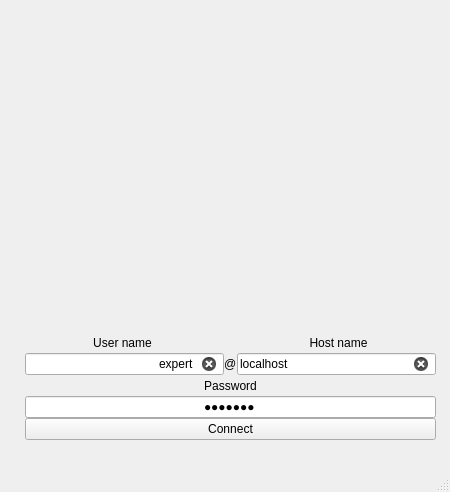
<?xml version="1.0" encoding="UTF-8"?>
<ui version="4.0">
 <class>Welcome</class>
 <widget class="QMainWindow" name="Welcome">
  <property name="geometry">
   <rect>
    <x>0</x>
    <y>0</y>
    <width>450</width>
    <height>491</height>
   </rect>
  </property>
  <property name="sizePolicy">
   <sizepolicy hsizetype="Fixed" vsizetype="Fixed">
    <horstretch>0</horstretch>
    <verstretch>0</verstretch>
   </sizepolicy>
  </property>
  <property name="windowTitle">
   <string>Welcome</string>
  </property>
  <widget class="QWidget" name="centralWidget">
   <property name="sizePolicy">
    <sizepolicy hsizetype="Fixed" vsizetype="Fixed">
     <horstretch>0</horstretch>
     <verstretch>0</verstretch>
    </sizepolicy>
   </property>
   <property name="minimumSize">
    <size>
     <width>450</width>
     <height>470</height>
    </size>
   </property>
   <property name="maximumSize">
    <size>
     <width>450</width>
     <height>470</height>
    </size>
   </property>
   <widget class="QWidget" name="layoutWidget">
    <property name="geometry">
     <rect>
      <x>20</x>
      <y>10</y>
      <width>421</width>
      <height>441</height>
     </rect>
    </property>
    <layout class="QVBoxLayout" name="verticalLayout">
     <property name="spacing">
      <number>0</number>
     </property>
     <property name="leftMargin">
      <number>5</number>
     </property>
     <property name="rightMargin">
      <number>5</number>
     </property>
     <item>
      <widget class="QFrame" name="frame">
       <property name="minimumSize">
        <size>
         <width>200</width>
         <height>200</height>
        </size>
       </property>
       <property name="frameShape">
        <enum>QFrame::NoFrame</enum>
       </property>
       <property name="frameShadow">
        <enum>QFrame::Raised</enum>
       </property>
      </widget>
     </item>
     <item>
      <layout class="QHBoxLayout" name="horizontalLayout">
       <property name="spacing">
        <number>0</number>
       </property>
       <item>
        <widget class="QLabel" name="label">
         <property name="maximumSize">
          <size>
           <width>16777215</width>
           <height>21</height>
          </size>
         </property>
         <property name="text">
          <string>User name</string>
         </property>
         <property name="alignment">
          <set>Qt::AlignCenter</set>
         </property>
        </widget>
       </item>
       <item>
        <widget class="QLabel" name="label_2">
         <property name="maximumSize">
          <size>
           <width>21</width>
           <height>16777215</height>
          </size>
         </property>
         <property name="text">
          <string/>
         </property>
        </widget>
       </item>
       <item>
        <widget class="QLabel" name="label_3">
         <property name="maximumSize">
          <size>
           <width>16777215</width>
           <height>21</height>
          </size>
         </property>
         <property name="text">
          <string>Host name</string>
         </property>
         <property name="alignment">
          <set>Qt::AlignCenter</set>
         </property>
        </widget>
       </item>
      </layout>
     </item>
     <item>
      <layout class="QHBoxLayout" name="horizontalLayout_2">
       <property name="spacing">
        <number>0</number>
       </property>
       <item>
        <widget class="QLineEdit" name="lineEditU">
         <property name="text">
          <string>expert</string>
         </property>
         <property name="alignment">
          <set>Qt::AlignRight|Qt::AlignTrailing|Qt::AlignVCenter</set>
         </property>
         <property name="clearButtonEnabled">
          <bool>true</bool>
         </property>
        </widget>
       </item>
       <item>
        <widget class="QLabel" name="label_4">
         <property name="maximumSize">
          <size>
           <width>16777215</width>
           <height>21</height>
          </size>
         </property>
         <property name="styleSheet">
          <string notr="true">background-color:</string>
         </property>
         <property name="text">
          <string>@</string>
         </property>
        </widget>
       </item>
       <item>
        <widget class="QLineEdit" name="lineEditH">
         <property name="text">
          <string>localhost</string>
         </property>
         <property name="clearButtonEnabled">
          <bool>true</bool>
         </property>
        </widget>
       </item>
      </layout>
     </item>
     <item>
      <widget class="QLabel" name="label_5">
       <property name="maximumSize">
        <size>
         <width>16777215</width>
         <height>21</height>
        </size>
       </property>
       <property name="text">
        <string>Password</string>
       </property>
       <property name="alignment">
        <set>Qt::AlignCenter</set>
       </property>
      </widget>
     </item>
     <item>
      <widget class="QLineEdit" name="lineEditP">
       <property name="text">
        <string>pasword</string>
       </property>
       <property name="echoMode">
        <enum>QLineEdit::Password</enum>
       </property>
       <property name="alignment">
        <set>Qt::AlignCenter</set>
       </property>
      </widget>
     </item>
     <item>
      <widget class="QPushButton" name="pushButton">
       <property name="text">
        <string>Connect</string>
       </property>
      </widget>
     </item>
    </layout>
   </widget>
  </widget>
  <widget class="QStatusBar" name="statusBar"/>
 </widget>
 <layoutdefault spacing="6" margin="11"/>
 <resources/>
 <connections/>
</ui>
